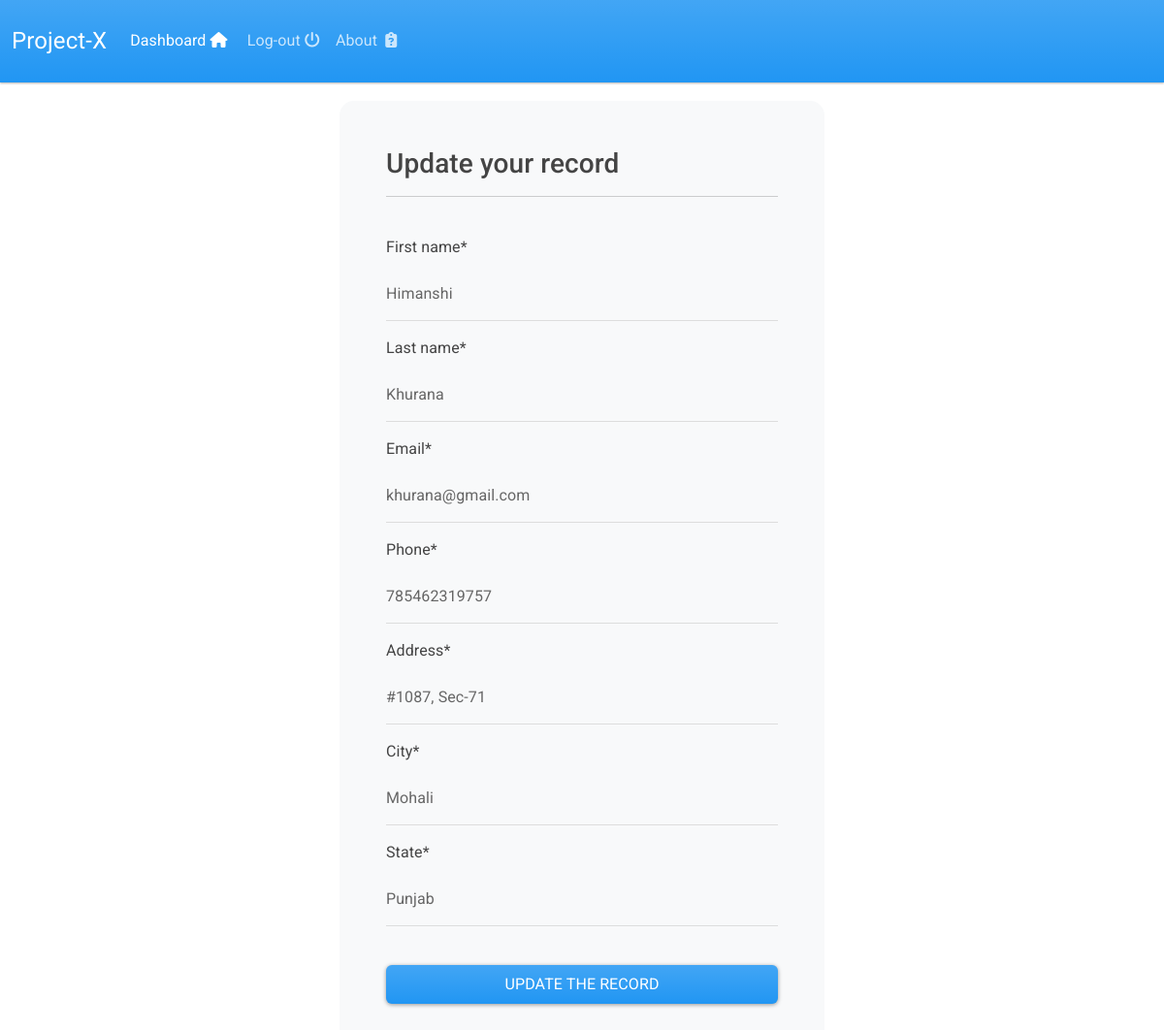
The app's page /update-record/1 (signed in) with its own data.
### webapp/models.py (models this page shows, shortened)
class Record(models.Model):
    creation_date = models.DateTimeField(auto_now_add = True)
    first_name = models.CharField(max_length =50)
    last_name = models.CharField(max_length =50)
    email = models.EmailField(max_length =100)
    phone = models.CharField(max_length = 12)
    address = models.CharField(max_length=400)
    city = models.CharField(max_length=50)
    state = models.CharField(max_length = 50)

### webapp/views.py (the view)
# urls.py: path("update-record/<int:pk>", update_record, name="update-record"),
@login_required
def update_record(request, pk):
    record = Record.objects.filter(id=pk).first()
    if not record:
        return render(request,'webapp/404.html',context={'message':'Sorry! record not found'})
    form = UpdateRecordForm(instance=record)
    if request.method == "POST":
        form = UpdateRecordForm(instance=record, data=request.POST)
        if form.is_valid():
            form.save()
            return redirect("login")
    return render(request, "webapp/update-record.html", context={"form": form})

### webapp/forms.py
class UpdateRecordForm(forms.ModelForm):
    class Meta:
        model = Record
        fields = ['first_name','last_name','email','phone','address','city','state']

### webapp/templates/webapp/update-record.html (shortened to what this page needs)
{% extends 'webapp/base.html' %}
{% load crispy_forms_tags %}
{% block content %}
<body>
    <div class="container bg-light shadow-md p-5 form-layout">
        <h3>Update your record</h3>
        <hr>
        <br>
        <form method="POST" autocomplete="on" class="">
            {{form | crispy}}
            <br>
            <div class = "col text-center">
                <button type="submit" class="btn btn-primary w-100 btn-block p-2">Update the record</button>
            </div>
        </form>
        <br>
    </div>
</body>
{% endblock %}

### static/css/styles.css (style rules this page uses)
.form-layout { border-radius: 15px; width:500px; length: 80%; }

### records on screen
Record: first_name "Himanshi", last_name "Khurana", email "khurana@gmail.com", phone "785462319757", address "#1087, Sec-71", city "Mohali", state "Punjab"
